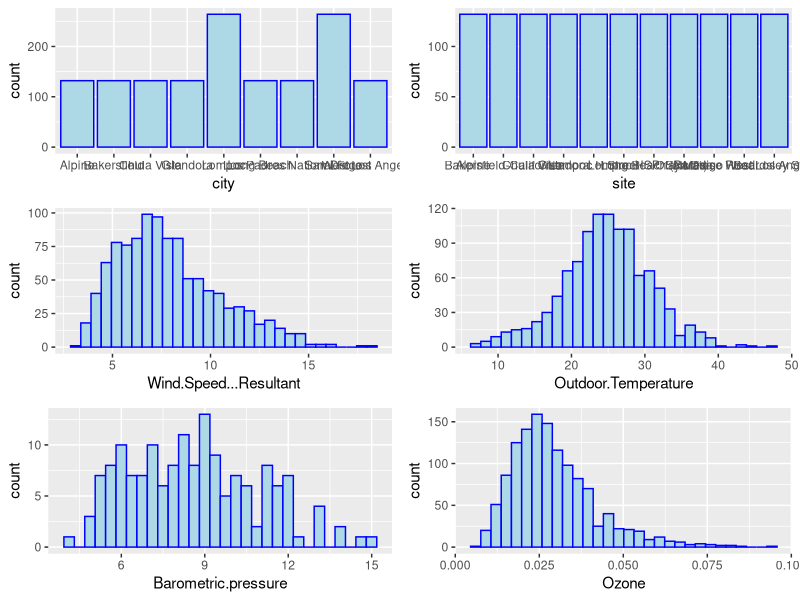

Here is the R script that generated this plot: (Note: this script raises an error after producing the figure.)
### LOADING IN THE DATA AND PACKAGES ###
# the packages
library(ggplot2)
library(gridExtra)

# the data
old_df <- read.csv("group_8_data.csv")

###############################################################################################
#                              EXPLORATORY DATA ANALYSIS                                      #
###############################################################################################
# 1.1 Visualizing the data
grid.arrange(
  ggplot(old_df, aes(city)) + geom_bar(fill = 'lightblue', color = 'blue'),
  ggplot(old_df, aes(site)) + geom_bar(fill = 'lightblue', color = 'blue'),
  ggplot(old_df, aes(Wind.Speed...Resultant)) + geom_histogram(fill = 'lightblue', color = 'blue'),
  ggplot(old_df, aes(Outdoor.Temperature)) + geom_histogram(fill = 'lightblue', color = 'blue'),
  ggplot(old_df, aes(Barometric.pressure)) + geom_histogram(fill = 'lightblue', color = 'blue'),
  ggplot(old_df, aes(Ozone)) + geom_histogram(fill = 'lightblue', color = 'blue')
             )

# 1.2 transform data
df <- df %>% mutate(
  log_Ozone = log(Ozone),
  log_wind_speed = log(Wind.Speed...Resultant),
  date = make_date(year, month)
)

# 1.2.1 Remove the column due to 89% na values
df$Barometric.pressure <- NULL

# 1.3 imputing the data
# 1.3.1 checking the % of na values
colMeans(is.na(df)) * 100

# 1.3.2 Replace NA with median for all remaining numeric columns
df[] <- lapply(df, function(x) {
  if(is.numeric(x)) {
    x[is.na(x)] <- median(x, na.rm = TRUE)
  }
  return(x)
})

# 1.4 Visualising the transformed and imputed data
grid.arrange(
  ggplot(df, aes(city)) + geom_bar(fill = 'lightblue', color = 'blue'),
  ggplot(df, aes(site)) + geom_bar(fill = 'lightblue', color = 'blue'),
  ggplot(df, aes(log_wind_speed)) + geom_histogram(fill = 'lightblue', color = 'blue'),
  ggplot(df, aes(Outdoor.Temperature)) + geom_histogram(fill = 'lightblue', color = 'blue'),
  ggplot(df, aes(log_Ozone)) + geom_histogram(fill = 'lightblue', color = 'blue')
)

# 1.5 ozone vs time plot, with imputed values
ggplot(data=df[],aes(y=log_Ozone,x=date, color = city)) +
  geom_line(alpha=0.7, size = 0.6) +
  theme_minimal() +
  labs(y="log Ozone")

################################################################################
#                         Extreme Value Modeling                               #
################################################################################
# 2.1 getting the maximum each year (need to do for each city)
df_max <- df %>% summarise(df_max= max(df),.by=year)







# PLOTS FOR MEASURING log(OZONE) AGAINST THE METEROLOGICAL COVARIATES


# Weather Variable

# Overall log(Ozone) against Outdoor Temperature, where we have omitted West Los Angeles
ggplot(subset(data, city != "West Los Angeles"), aes(x = Outdoor.Temperature, y = logOzone)) +
  geom_point(alpha = 0.3) +
  geom_smooth(method = "loess", se = FALSE, colour = "purple") +
  xlab("Outdoor Temperature") +
  ylab("log(Ozone level)") +
  ggtitle("log(Ozone) vs Outdoor Temperature")


# log(Ozone) against Outdoor Temperature, where we have omitted West Los Angeles
ggplot(subset(data, city != "West Los Angeles"),
       aes(x = Outdoor.Temperature, y = logOzone)) +
  geom_point(alpha = 0.25) +
  geom_smooth(method = "loess", se = FALSE, colour = "purple") +
  facet_wrap(~ city) +
  xlab("Outdoor Temperature") +
  ylab("log(Ozone level)") +
  ggtitle("log(Ozone) vs Outdoor Temperature (by city, excluding West Los Angeles)")
